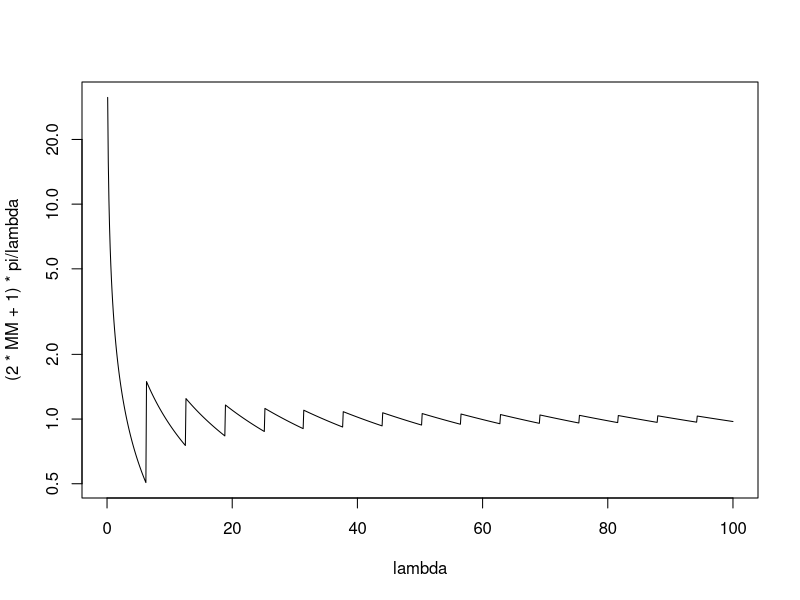

This chart was generated by the following R code: (Note: this script raises an error after producing the figure.)
# rm(list = ls())
# devtools::document()
# devtools::test()
# devtools::build()
# library(periodicmixtures)

# library(testthat)
# library(dplyr)

N = 1000
lambda0 = runif(N, 0, 3)
sigma0 = runif(N, 0, 3)
x0 = runif(N, -3, 3)

for(k in 1:N) {
  print(k)
  lambda = lambda0[k]
  sigma = sigma0[k]
  x = x0[k]
  MM = floor(lambda/(2*pi*sigma))
  f1 = (1/lambda)+(2/lambda)*(cos((MM+1)*pi*x/lambda))*(sin(MM*pi*x/lambda))/(sin(pi*x/lambda))
  f2 = (1/lambda)*sin((2*MM+1)*pi*x/lambda)/sin(pi*x/lambda)
  testthat::expect_equal(f1, f2)
}

sigma = 1
lambda = seq(from = 0, to = 100, length.out = 1000)
MM = floor(lambda/(2*pi*sigma))
plot(lambda, (2*MM+1)*pi/lambda, type = "l", log = "y")





###



type = "sinc"
eps = 1e-5
N = 7
length.out = 1e5
K = 100L
verbose = TRUE
approx_is_Fourier = TRUE

sigmas_and_lambdas = sigmas_and_lambdas_func(N)
sigmas = sigmas_and_lambdas$sigmas
lambdas = sigmas_and_lambdas$lambdas
vals = rep(NA, N)
for(k in 1:N) {
  if(k %% 1 == 0) {
    if(verbose) {
      print(k)
    }
  }
  sigma = sigmas[k]
  lambda = lambdas[k]
  interval = seq(from = -K, to = K, by = 1L)

  elements = build_f_g_Ff_Fg(type, sigma)

  if(approx_is_Fourier) {
    Ff = elements$Ff
    Sf_approx = Sf_approx_Fourier_func(Ff, lambda, interval)
  } else {
    f = elements$f
    Sf_approx = Sf_approx_direct_func(f, lambda, interval)
  }

  Sf_closed = Sf_closed_func(type, sigma, lambda)

  # Interval depending of lambda the periodicity
  x = seq(from = -2*lambda, to = 1*lambda, length.out = length.out)
  if(verbose) {
    plot(x, Sf_approx(x), type = "l", main = k, ylim = range(c(Sf_closed(x), Sf_approx(x))))
    lines(x, Sf_closed(x), col = "red")
  }
  val = mean(abs(Sf_approx(x) - Sf_closed(x)))
  vals[k] = val
}
if(verbose) {
  print(max(vals))
}
expect_true(all(vals <= eps)) # difference between direct sum and closed form sum is small
